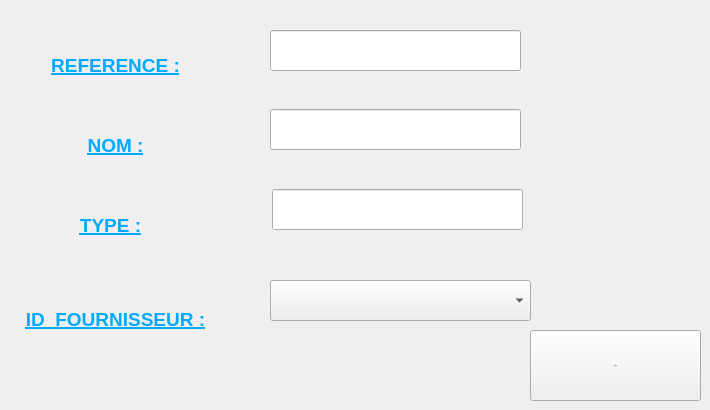
      <widget class="QWidget" name="tab">
       <attribute name="title">
        <string>Ajouter un equipement</string>
       </attribute>
       <widget class="QLabel" name="label">
        <property name="geometry">
         <rect>
          <x>20</x>
          <y>30</y>
          <width>191</width>
          <height>71</height>
         </rect>
        </property>
        <property name="font">
         <font>
          <pointsize>14</pointsize>
          <weight>75</weight>
          <bold>true</bold>
          <underline>true</underline>
         </font>
        </property>
        <property name="text">
         <string>&lt;html&gt;&lt;head/&gt;&lt;body&gt;&lt;p align=&quot;center&quot;&gt;&lt;span style=&quot; color:#00aaff;&quot;&gt;REFERENCE :&lt;/span&gt;&lt;/p&gt;&lt;/body&gt;&lt;/html&gt;</string>
        </property>
       </widget>
       <widget class="QLabel" name="label_2">
        <property name="geometry">
         <rect>
          <x>20</x>
          <y>110</y>
          <width>191</width>
          <height>71</height>
         </rect>
        </property>
        <property name="font">
         <font>
          <pointsize>14</pointsize>
          <weight>75</weight>
          <bold>true</bold>
          <underline>true</underline>
         </font>
        </property>
        <property name="text">
         <string>&lt;html&gt;&lt;head/&gt;&lt;body&gt;&lt;p align=&quot;center&quot;&gt;&lt;span style=&quot; color:#00aaff;&quot;&gt;  NOM :&lt;/span&gt;&lt;/p&gt;&lt;/body&gt;&lt;/html&gt;</string>
        </property>
       </widget>
       <widget class="QLabel" name="label_3">
        <property name="geometry">
         <rect>
          <x>10</x>
          <y>190</y>
          <width>201</width>
          <height>71</height>
         </rect>
        </property>
        <property name="font">
         <font>
          <pointsize>14</pointsize>
          <weight>75</weight>
          <bold>true</bold>
          <underline>true</underline>
         </font>
        </property>
        <property name="text">
         <string>&lt;html&gt;&lt;head/&gt;&lt;body&gt;&lt;p align=&quot;center&quot;&gt;&lt;span style=&quot; color:#00aaff;&quot;&gt;TYPE :&lt;/span&gt;&lt;/p&gt;&lt;/body&gt;&lt;/html&gt;</string>
        </property>
       </widget>
       <widget class="QLineEdit" name="lineEdit_1">
        <property name="geometry">
         <rect>
          <x>270</x>
          <y>30</y>
          <width>251</width>
          <height>41</height>
         </rect>
        </property>
       </widget>
       <widget class="QLineEdit" name="lineEdit_2">
        <property name="geometry">
         <rect>
          <x>270</x>
          <y>109</y>
          <width>251</width>
          <height>41</height>
         </rect>
        </property>
       </widget>
       <widget class="QLineEdit" name="lineEdit_3">
        <property name="geometry">
         <rect>
          <x>272</x>
          <y>189</y>
          <width>251</width>
          <height>41</height>
         </rect>
        </property>
       </widget>
       <widget class="QPushButton" name="pb_ajouter">
        <property name="geometry">
         <rect>
          <x>530</x>
          <y>330</y>
          <width>171</width>
          <height>71</height>
         </rect>
        </property>
        <property name="font">
         <font>
          <pointsize>-1</pointsize>
         </font>
        </property>
        <property name="text">
         <string>Ajouter</string>
        </property>
       </widget>
       <widget class="QLabel" name="label_5">
        <property name="geometry">
         <rect>
          <x>20</x>
          <y>259</y>
          <width>191</width>
          <height>121</height>
         </rect>
        </property>
        <property name="text">
         <string>&lt;html&gt;&lt;head/&gt;&lt;body&gt;&lt;p align=&quot;center&quot;&gt;&lt;span style=&quot; font-size:14pt; font-weight:600; text-decoration: underline; color:#00aaff;&quot;&gt;ID_FOURNISSEUR :&lt;/span&gt;&lt;/p&gt;&lt;/body&gt;&lt;/html&gt;</string>
        </property>
       </widget>
       <widget class="QComboBox" name="id_combobox">
        <property name="geometry">
         <rect>
          <x>270</x>
          <y>280</y>
          <width>261</width>
          <height>41</height>
         </rect>
        </property>
       </widget>
      </widget>
